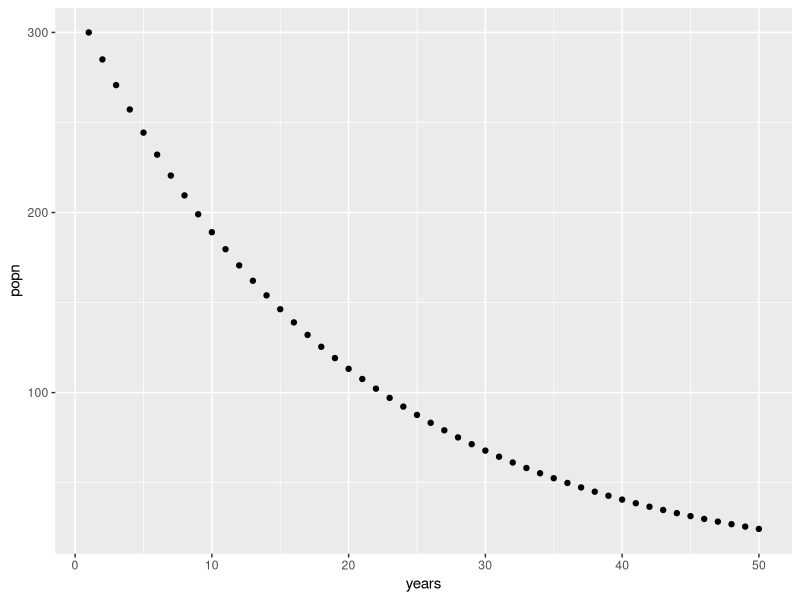
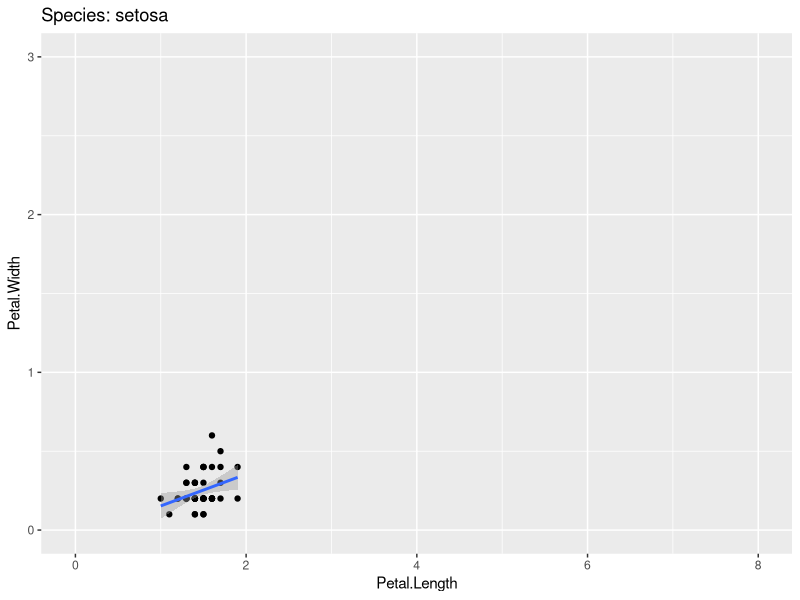
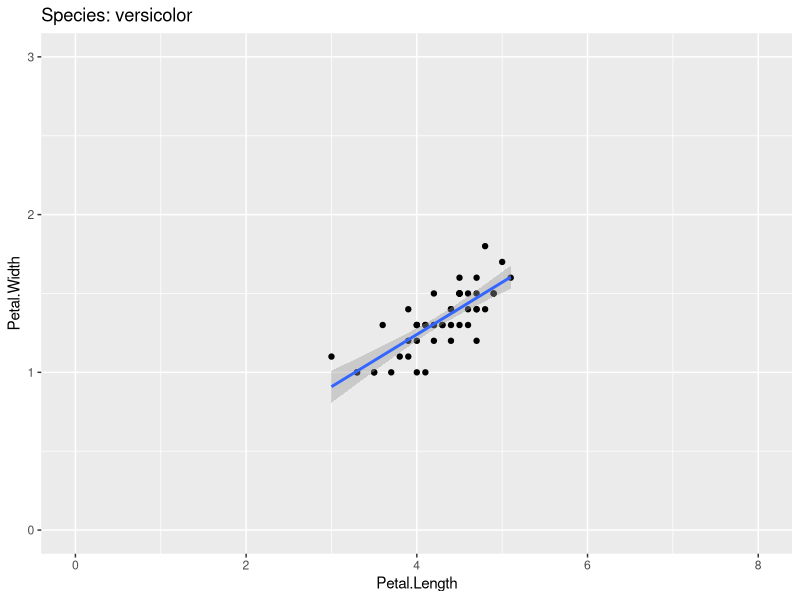
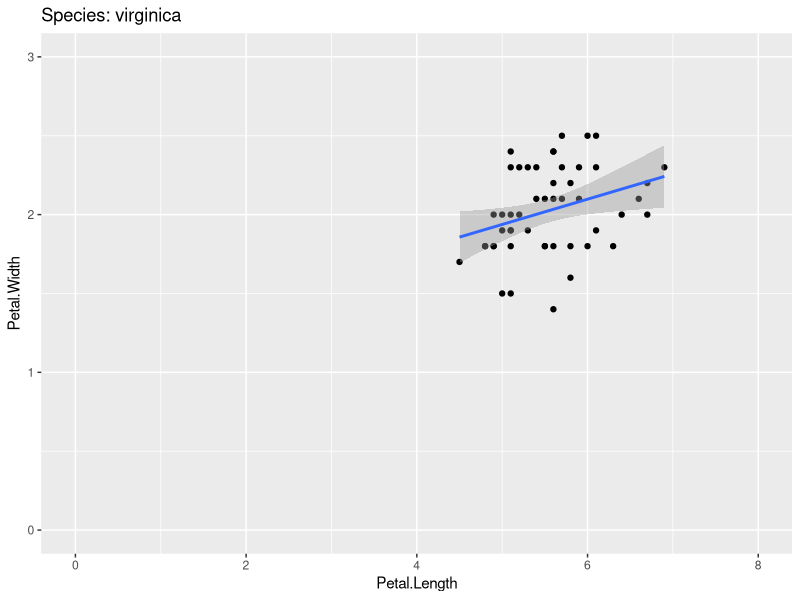

Write the R code that produced these figures, in order.
## ---- chunk 1
library(tidyverse)
library(here)
## ---- chunk 2
# Create a new function called add_together
# x and y will be the two arguments to the function
add_together  <- function(x, y){
  
  # Add x and y together, store as the object "output"
  output <- x + y
  
  # Print out whatever is stored in "output"
  return(output)
  
} 

add_together(x=3, y=5)
## ---- chunk 3
math_time <- function(x,y,z){
  output<- ((x-y)^2)/z
  return(output)
}

math_time(x=5,y=2,z=9)
## ---- chunk 4
bison <- c(1000, 800, 1200, 1400)

deviation <- function(weights){
  mean<- mean(weights)
  sd <- weights-mean
  return(sd)
}

deviation(bison)
## ---- chunk 5
head(iris)
## ---- chunk 6
help(iris)
## ---- chunk 7
iris %>%
  group_by(Species) %>% 
  summarize(across(.cols = everything(), 
                   .fns = median))
## ---- chunk 8
cereal <- read.csv(here("data/cereal.csv"))
colnames(cereal)

cereal %>% 
  group_by(mfr) %>% 
  summarize(across(.cols = where(is.numeric),
                   .fns = mean))
## ---- chunk 9
for (i in 1:10) {
  print(sqrt(i))
}
## ---- chunk 10
N0 = 300  #initial population size

years = 50  #number of years into the future

N = vector(length = years)  # create an empty vector to store pop. sizes

N[1] = N0  #initial population size should be the first N

lambda = 0.95  #growth rate

for (t in 2:50) {
  N[t] = N[t - 1] * lambda # Apply the equation
}

# store data
popn_data2 <- tibble(years = 1:years, # Make the years column = 1, 2, 3, ..., 20
                    popn = N) 
## ---- chunk 11
popn_data2 %>% 
  ggplot(aes(x=years, y=popn))+
  geom_point()
## ---- chunk 12
# Store a vector of unique species names from the Species column of Iris
spp_names <- unique(iris$Species)

# Repeat the for loop for the number of unique species names. I.e., 3 species
# times
for (i in 1:length(spp_names)) {
  
  filt_data <- iris %>% 
    #  for each loop, create a filter where only one of the species names present.
    #creates 3 filt_data tibbles, one for each species
    filter(Species == spp_names[i])
  
  # for each loop, plot just that filtered data
  plot <- filt_data %>% 
    # map aesthetics to x and y axis using ggplot
    ggplot(aes(x = Petal.Length,
               y = Petal.Width)) +
    # scatter plot
    geom_point() +
    # with a line through it
    geom_smooth(method = "lm") +
    # set the x and y axis limits
    lims(x = c(0,8),
         y = c(0,3)) +
    # name the plot the species name that is specified for loop
    ggtitle(paste("Species:", spp_names[i]))
  
  # actually print/show the plot(s)
  print(plot)
}

